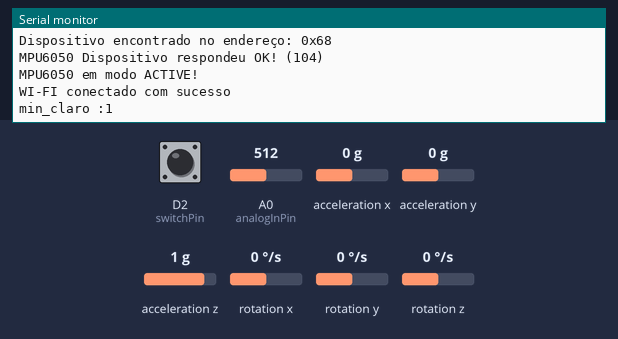
Bench run of a sketch on a simulated ESP8266 (NodeMCU). Shown: the last lines printed to the serial monitor. Wiring (inferred from the names in the program): MPU-6050 motion sensor at I2C address 0x68. Inputs (shaded band) come from the test bench; at power-on: A0 (analogInPin) = 512, D2 (switchPin) HIGH, acceleration x 0 g, acceleration y 0 g, acceleration z 1 g, rotation x 0 °/s, rotation y 0 °/s, rotation z 0 °/s. WiFi joins after 1.5 s; servers stay silent unless stated.

Above: at 7.4 s.
7.5 s: A0 (analogInPin) set to 484
At 21.4 s:
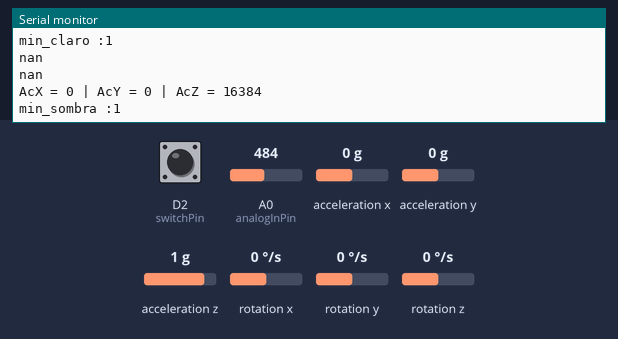
21.5 s: A0 (analogInPin) set to 515
At 39.1 s:
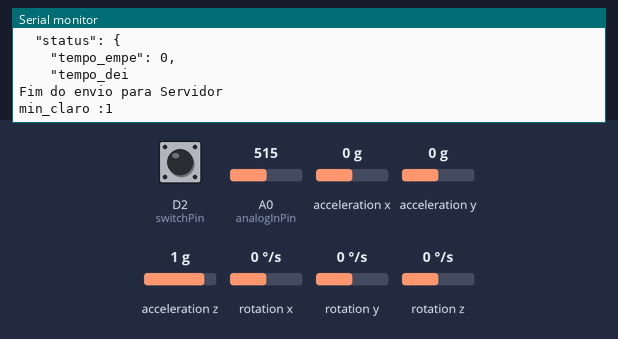

The sketch:

nodemcu_COD_temp_timer_V2.ino
```cpp
/* ESP8266 e Banco de Dados - Requisições HTTP
 * 2016 por José Cintra
 * www.josecintra.com/blog
 */
#include "DHT.h"
#include <ESP8266HTTPClient.h>
#include <ESP8266WiFi.h>
#include <WiFiClient.h>
#include <Wire.h>
//#include <Sim800L.h>
#include <SoftwareSerial.h>
#include <OneWire.h> //INCLUSÃO DE BIBLIOTECA
#include <DallasTemperature.h> //INCLUSÃO DE BIBLIOTECA

#include <ArduinoJson.h>  // biblioteca JSON para sistemas embarcados
#define dht_dpin D3// pino que estamos conectado é 0 GPIO08 é o D3,
#define DHTTYPE DHT11 // DHT 11
#define DS18B20 D4 //DEFINE O PINO DIGITAL UTILIZADO PELO SENSOR DE TEMP INTERNA
//#define RX  0
//#define TX  1
DHT dht(dht_dpin, DHTTYPE);
//Sim800L GSM(RX, TX);
OneWire ourWire(DS18B20); //CONFIGURA UMA INSTÂNCIA ONEWIRE PARA SE COMUNICAR COM O SENSOR
DallasTemperature sensors(&ourWire); //BIBLIOTECA DallasTemperature UTILIZA A OneWire


/*  Declaração das Variáveis globais  */
float hvar = 0;
float tvar = 0;
float temp_inte;
int min_empe    = 0;
int min_deitado = 0;
int min_sentado = 0;
int min_claro   = 0;
int min_sombra  = 0;
int min_escuro  = 0;
int luminosidade = 0;
String barra = "/";
String espaco = " ";
String doispontos = ":";
const int MPU_ADDR =      0x68; // definição do endereço do sensor MPU6050 (0x68)
const int WHO_AM_I =      0x75; // registro de identificação do dispositivo
const int PWR_MGMT_1 =    0x6B; // registro de configuração do gerenciamento de energia
const int GYRO_CONFIG =   0x1B; // registro de configuração do giroscópio
const int ACCEL_CONFIG =  0x1C; // registro de configuração do acelerômetro
const int ACCEL_XOUT =    0x3B; // registro de leitura do eixo X do acelerômetro
const int sda_pin = D5; // definição do pino I2C SDA
const int scl_pin = D6; // definição do pino I2C SCL
const int analogInPin = A0;   //definiçao do pino do sensor de luminosidade.
int16_t AcX, AcY, AcZ;
int day,month,year,minute,second,hour;
const uint32_t debounceTime = 1000;  // 5 mSec, enough for most switches
const uint8_t switchPin     = D2;  // definição do pino para o botão toggle
const bool switchOn  = false;     // using INPUT_PULLUP
const bool switchOff = true;
bool lastState   = switchOff;
bool newState    = switchOff;
bool toggleState = false;

// Tempo de Coleta e Envio da : Temperatura interna
unsigned long periodo_temp = 6000;  // 20 mintutos = 1200000
unsigned long time_temp    = 0;

// Tempo de Coleta e Envio da : Temperatura e Umidade
unsigned long periodo_dht = 6000;  // 20 mintutos = 1200000
unsigned long time_dht    = 0;

// Tempo de Coleta e Envio da : Luminosidade
unsigned long periodo_lumi = 6000;  // 20 mintutos = 1200000
unsigned long time_lumi   = 0;

// Tempo de Coleta e Envio da : Acelerometro e Giroscópio
unsigned long periodo_mpu = 6000; // 1 minuto = 60000
unsigned long time_mpu    = 0;

// Tempo de Coleta e Envio da : Latitude e Longitude
unsigned long periodo_geo = 6000; // 2 minutos = 120000
unsigned long time_geo    = 0;

// Tempo de envio dos dados gerais para o servidor
unsigned long periodo_json = 30000; // 1 hr = 3600000
unsigned long time_json    = 0;

void initI2C()
{
  //Serial.println("---inside initI2C");
  Wire.begin(sda_pin, scl_pin);

}

/*
 * função que escreve um dado valor em um dado registro
 */
void writeRegMPU(int reg, int val)      //aceita um registro e um valor como parâmetro
{
  Wire.beginTransmission(MPU_ADDR);     // inicia comunicação com endereço do MPU6050
  Wire.write(reg);                      // envia o registro com o qual se deseja trabalhar
  Wire.write(val);                      // escreve o valor no registro
  Wire.endTransmission(true);           // termina a transmissão
}

/*
 * função que lê de um dado registro
 */
uint8_t readRegMPU(uint8_t reg)        // aceita um registro como parâmetro
{
  uint8_t data;
  Wire.beginTransmission(MPU_ADDR);     // inicia comunicação com endereço do MPU6050
  Wire.write(reg);                      // envia o registro com o qual se deseja trabalhar
  Wire.endTransmission(false);          // termina transmissão mas continua com I2C aberto (envia STOP e START)
  Wire.requestFrom(MPU_ADDR, 1);        // configura para receber 1 byte do registro escolhido acima
  data = Wire.read();                   // lê o byte e guarda em 'data'
  return data;                          //retorna 'data'
}


void findMPU(int mpu_addr)
{
  Wire.beginTransmission(MPU_ADDR);
  int data = Wire.endTransmission(true);

  if(data == 0)
  {
    Serial.print("Dispositivo encontrado no endereço: 0x");
    Serial.println(MPU_ADDR, HEX);
  }
  else
  {
    Serial.println("Dispositivo não encontrado!");
  }
}

void checkMPU(int mpu_addr)
{
  findMPU(MPU_ADDR);

  int data = readRegMPU(WHO_AM_I); // Register 117 – Who Am I - 0x75

  if(data == 104)
  {
    Serial.println("MPU6050 Dispositivo respondeu OK! (104)");

    data = readRegMPU(PWR_MGMT_1); // Register 107 – Power Management 1-0x6B

    if(data == 64) Serial.println("MPU6050 em modo SLEEP! (64)");
    else Serial.println("MPU6050 em modo ACTIVE!");
  }
  else Serial.println("Verifique dispositivo - MPU6050 NÃO disponível!");
}

void initMPU()
{
  setSleepOff();
  setGyroScale();
  setAccelScale();
}

void setSleepOff()
{
  writeRegMPU(PWR_MGMT_1, 0); // escreve 0 no registro de gerenciamento de energia(0x68), colocando o sensor em o modo ACTIVE
}

void setGyroScale()
{
  writeRegMPU(GYRO_CONFIG, 0);
}

void setAccelScale()
{
  writeRegMPU(ACCEL_CONFIG, 0);
}

void readRawMPU()
{
  Wire.beginTransmission(MPU_ADDR);       // inicia comunicação com endereço do MPU6050
  Wire.write(ACCEL_XOUT);                       // envia o registro com o qual se deseja trabalhar, começando com registro 0x3B (ACCEL_XOUT_H)
  Wire.endTransmission(false);            // termina transmissão mas continua com I2C aberto (envia STOP e START)
  Wire.requestFrom(MPU_ADDR, 14);         // configura para receber 14 bytes começando do registro escolhido acima (0x3B)

  AcX = Wire.read() << 8;                 // lê primeiro o byte mais significativo
  AcX |= Wire.read();                     // depois lê o bit menos significativo
  AcY = Wire.read() << 8;
  AcY |= Wire.read();
  AcZ = Wire.read() << 8;
  AcZ |= Wire.read();
}

void botao(){
  newState = digitalRead( switchPin );

  if( lastState != newState ) // state changed
  {
    delay( debounceTime );
    lastState = newState;

    // push on, push off
    if( newState == switchOn && toggleState == false )
    {
      toggleState = true;
      Serial.println( F ( "Switched ON" ) );

    }
    else if( newState == switchOn && toggleState == true )
    {
      toggleState = false;
      Serial.println( F ( "Switched OFF" ) );
    }
  }
}


// Criação do objeto para montar o JSON
StaticJsonBuffer<450> jsonBuffer;
JsonObject& object    = jsonBuffer.createObject();

// Genericos
JsonObject& cod       = object.createNestedObject("cod");

JsonObject& dt_hr_ini = object.createNestedObject("dt_hr_ini");
JsonObject& dt_hr_fim = object.createNestedObject("dt_hr_fim");
JsonObject& rotina    = object.createNestedObject("rotina");

//Atributos para Temperatura Interna
JsonObject& temp_interna = object.createNestedObject("temp_interna");

// Atributos para o DHT
JsonObject& temp = object.createNestedObject("temp");
JsonObject& umi  = object.createNestedObject("umi");

// Atributos para o LUMI
JsonObject& lumi  = object.createNestedObject("lumi");
JsonObject& tempo_claro  = lumi.createNestedObject("tempo_claro");
JsonObject& tempo_sombra  = lumi.createNestedObject("tempo_sombra");
JsonObject& tempo_escuro  = lumi.createNestedObject("tempo_escuro");

//Atributos para o MPU
JsonObject& pos  = object.createNestedObject("status");
JsonObject& tempo_empe  = pos.createNestedObject("tempo_empe");
JsonObject& tempo_deitado  = pos.createNestedObject("tempo_deitado");
JsonObject& tempo_sentado  = pos.createNestedObject("tempo_sentado");

//Atributos para Geolocalização
JsonObject& lat = object.createNestedObject("lat");
JsonObject& lon = object.createNestedObject("lon");


int enviardados(String JSONmessageBuffer){
  HTTPClient http;

  http.begin("http://3.88.193.51/joao/send-post.php");
  http.addHeader("Content-Type", "application/json");

  int httpCode = http.POST(JSONmessageBuffer);

  http.end();
  return httpCode;
}
void coletaINTERNA(){
  if(millis() >  time_temp + periodo_temp){
    time_temp = millis();
    sensors.requestTemperatures();
    temp_inte = sensors.getTempCByIndex(0);
    Serial.print("Temperatura INTERNA: ");
    Serial.println(temp_inte);
  }
}

void coletaDHT(){
  if(millis() >  time_dht + periodo_dht){
    time_dht = millis();
    hvar = hvar + dht.readHumidity();
    tvar = tvar + dht.readTemperature();
    //hvar = dht.readHumidity();
    //tvar = dht.readTemperature();
    Serial.println(hvar);
    Serial.println(tvar);
  }
}

void coletaLUMI(){
  luminosidade = analogRead(analogInPin);
    if(millis() >  time_lumi + periodo_lumi){
      time_lumi = millis();
       if(luminosidade > 500){
        min_claro++;
        Serial.print("min_claro :");
        Serial.println(min_claro);

        }
        if(luminosidade <= 500 && luminosidade > 100){
        min_sombra++;
        Serial.print("min_sombra :");
        Serial.println(min_sombra);
        }
        if(luminosidade <= 100){
        min_escuro++;
        Serial.print("min_escuro :");
        Serial.println(min_escuro);
        }
      }
  }
void coletaMPU(){
  if(millis() >  time_mpu + periodo_mpu){
    time_mpu = millis();
      readRawMPU();
      Serial.print("AcX = "); Serial.print(AcX);
      Serial.print(" | AcY = "); Serial.print(AcY);
      Serial.print(" | AcZ = "); Serial.print(AcZ);
      Serial.println();
    //if(AcX > 11000 && AcX < 17000 && AcY > -4000 && AcY < 4000 && AcZ > -16000 && AcZ < -10000){
    if(AcX > -4000 && AcX < 4000 && AcY > 5000 && AcY < 13000 && AcZ > -16000 && AcZ < -10000){
      min_empe++;

      Serial.print("min_empe :");
      Serial.println(min_empe);
      }
    //if(AcX > -7000 && AcX < 2000 && AcY > -2000 && AcY < 3000 && AcZ > -18000 && AcZ < -14000){
    if(AcX > -2000 && AcX < 3000 && AcY > -7000 && AcY < 2000 && AcZ > -18000 && AcZ < -14000){
      min_deitado++;

      Serial.print("min_deitado :");
      Serial.println(min_deitado);
      }
    // if(AcX > -1000 && AcX < 3000 && ((AcY > 10000 && AcY < 18000)||(AcY > -18000 && AcY < -10000)) && AcZ > -10000 && AcZ < 3000){
     if(((AcX > 10000 && AcX < 18000)||(AcX > -18000 && AcX < -10000)) && AcY > -1000 && AcY < 3000 && AcZ > -10000 && AcZ < 3000){
      min_deitado++;

      Serial.print("min_deitado :");
      Serial.println(min_deitado);
      }
   // if(AcX > 12000 && AcX < 18000 && AcY > -4000 && AcY < 4000 && AcZ > -12000 && AcZ < 1000){
    if(AcX > -4000 && AcX < 4000 && AcY > 12000 && AcY < 18000 && AcZ > -12000 && AcZ < 1000){
      min_sentado++;

      Serial.println("min_sentado :");
      Serial.println(min_sentado);
      }
   }
}

void coletaGEO(){
  if(millis() >  time_geo + periodo_geo){
    time_geo = millis();
    //GSM.RTCtime(&day,&month,&year,&hour,&minute,&second);
  }
}

String monta_JSON(String tipo){
  object["cod"]         = "C001";
  object["dt_hr_ini"]   = day+barra+month+barra+year+espaco+hour+doispontos+minute+doispontos+second;
  object["dt_hr_fim"]   = day+barra+month+barra+year+espaco+hour+doispontos+(minute+10)+doispontos+second;
  if (tipo.equals("TEMP")){
    object["rotina"] = "TEMP";
    object["temp_interna"]  = temp_inte;
  }

  if (tipo.equals("LUMI")){
    object["rotina"] = "LUMI";
    lumi["tempo_claro"]  = min_claro;
    lumi["tempo_sombra"] = min_sombra;
    lumi["tempo_escuro"] = min_escuro;
    min_claro   = 0;
    min_sombra  = 0;
    min_escuro  = 0;
  }
  if (tipo.equals("DHT")) {
      object["rotina"]    = "DHT";
      object["temp"]      = tvar/5;
      object["umi"]       = hvar/5;
      tvar = 0;
      hvar = 0;

  }
  if (tipo.equals("MPU")) {
    object["rotina"] = "MPU";
    pos["tempo_sentado"] = min_sentado;
    pos["tempo_deitado"] = min_deitado;
    pos["tempo_empe"]   = min_empe;
    min_sentado = 0;
    min_empe    = 0;
    min_deitado = 0;

  }
  if (tipo.equals("GEO")){
    object["rotina"] = "GEO";
    //object["lat"] = GSM.getLatitude();
    //object["lon"] = GSM.getLongitude();
  }


  char JSONmessageBuffer[300];
  object.prettyPrintTo(JSONmessageBuffer, sizeof(JSONmessageBuffer));
  //Serial.println(JSONmessageBuffer);
  return JSONmessageBuffer;

}

bool checaenvio(){
 if(millis() >  time_json + periodo_json){
    time_json = millis();
    Serial.println("Inicio do envio para Servidor");
    String x = monta_JSON("TEMP");
    Serial.println(x);
    String y = monta_JSON("LUMI");
    Serial.println(y);
    String z = monta_JSON("DHT");
    Serial.println(z);
    String w = monta_JSON("MPU");
    Serial.println(w);
    //int rsDHT = enviardados(x); //banco de dados
    //String rsMPU = enviardados( monta_JSON("MPU") );
    //String rsGEO = enviardados( monta_JSON("GEO") );
    //Serial.println(rsDHT); //banco de dados
    //Serial.println(rsMPU);
    //Serial.println(rsGEO);
    return true;
 }
 return false;
}

void setup() {
  dht.begin();
  sensors.begin();
  Serial.begin(9600);
  //GSM.begin(4800);
  WiFi.begin("inexoravel", "size1080p");


  while (WiFi.status() != WL_CONNECTED) {
    delay(500);
    Serial.println("Waiting for connection");
  }
  initI2C();
  initMPU();
  checkMPU(MPU_ADDR);
  pinMode ( switchPin, INPUT_PULLUP );

  Serial.println("WI-FI conectado com sucesso");
}


void loop() {
  coletaLUMI();
  coletaDHT();
  coletaMPU();
  //coletaGEO();
  botao();

  if ( checaenvio() ) {
    Serial.println("Fim do envio para Servidor");
  }

  if (toggleState == true){
  coletaINTERNA();
  }
}
```

Measured:
- the behaviour switches between 500 and 501 on A0 (analogInPin) (found by bisection; images 1 and 2)
- after the input at 7.5 s, the serial monitor: prints a new line after 13.7 s (image 1)
- after the input at 21.5 s, the serial monitor: prints a new line after 17.0 s (image 2)
